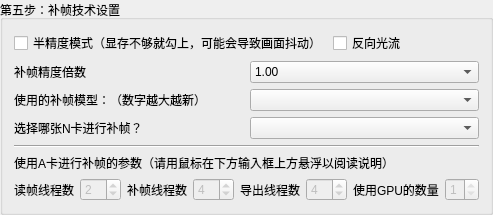
                 <widget class="QGroupBox" name="groupBox_6">
                  <property name="sizePolicy">
                   <sizepolicy hsizetype="Preferred" vsizetype="Minimum">
                    <horstretch>0</horstretch>
                    <verstretch>0</verstretch>
                   </sizepolicy>
                  </property>
                  <property name="title">
                   <string>第五步：补帧技术设置</string>
                  </property>
                  <layout class="QVBoxLayout" name="verticalLayout_7">
                   <item>
                    <layout class="QHBoxLayout" name="horizontalLayout_9">
                     <item>
                      <widget class="QCheckBox" name="FP16Checker">
                       <property name="acceptDrops">
                        <bool>true</bool>
                       </property>
                       <property name="toolTip">
                        <string>&lt;html&gt;&lt;head/&gt;&lt;body&gt;&lt;p&gt;处理高分辨率视频时，勾选此项可能会导致画面抖动&lt;/p&gt;&lt;/body&gt;&lt;/html&gt;</string>
                       </property>
                       <property name="text">
                        <string>半精度模式（显存不够就勾上，可能会导致画面抖动）</string>
                       </property>
                      </widget>
                     </item>
                     <item>
                      <widget class="QCheckBox" name="ReverseChecker">
                       <property name="toolTip">
                        <string>&lt;html&gt;&lt;head/&gt;&lt;body&gt;&lt;p&gt;将前一张图片作为补帧的参考，即，&lt;span style=&quot; font-weight:600;&quot;&gt;从后向前补&lt;/span&gt;。&lt;/p&gt;&lt;p&gt;会比正向光流更流畅，但会严重影响3D动画补帧的高速运动的画面质量&lt;/p&gt;&lt;/body&gt;&lt;/html&gt;</string>
                       </property>
                       <property name="text">
                        <string>反向光流</string>
                       </property>
                      </widget>
                     </item>
                    </layout>
                   </item>
                   <item>
                    <layout class="QHBoxLayout" name="horizontalLayout_10">
                     <item>
                      <widget class="QLabel" name="InterpScaleReminder">
                       <property name="toolTip">
                        <string>&lt;html&gt;&lt;head/&gt;&lt;body&gt;&lt;p&gt;值越低，画面细节撕裂越少，画面崩坏概率越高；&lt;/p&gt;&lt;p&gt;值越大，补帧速度越慢，物件消失问题越严重&lt;/p&gt;&lt;p&gt;不是越大或者越小越好&lt;/p&gt;&lt;p&gt;分辨率720p以下视频推荐&lt;span style=&quot; font-weight:600;&quot;&gt;1~2&lt;/span&gt;&lt;/p&gt;&lt;p&gt;分辨率4K及以上视频推荐&lt;span style=&quot; font-weight:600;&quot;&gt;0.25~0.5&lt;/span&gt;&lt;/p&gt;&lt;p&gt;&lt;span style=&quot; font-weight:600;&quot;&gt;其余推荐1.0&lt;/span&gt;&lt;/p&gt;&lt;/body&gt;&lt;/html&gt;</string>
                       </property>
                       <property name="text">
                        <string>补帧精度倍数  </string>
                       </property>
                       <property name="alignment">
                        <set>Qt::AlignLeading|Qt::AlignLeft|Qt::AlignVCenter</set>
                       </property>
                      </widget>
                     </item>
                     <item>
                      <widget class="MyComboBox" name="InterpScaleSelector">
                       <property name="currentText">
                        <string>1.00</string>
                       </property>
                       <item>
                        <property name="text">
                         <string>1.00</string>
                        </property>
                       </item>
                       <item>
                        <property name="text">
                         <string>0.25</string>
                        </property>
                       </item>
                       <item>
                        <property name="text">
                         <string>0.50</string>
                        </property>
                       </item>
                       <item>
                        <property name="text">
                         <string>2.00</string>
                        </property>
                       </item>
                       <item>
                        <property name="text">
                         <string>4.00</string>
                        </property>
                       </item>
                      </widget>
                     </item>
                    </layout>
                   </item>
                   <item>
                    <layout class="QHBoxLayout" name="horizontalLayout_11">
                     <item>
                      <widget class="QLabel" name="label_5">
                       <property name="toolTip">
                        <string>&lt;html&gt;&lt;head/&gt;&lt;body&gt;&lt;p&gt;默认情况下内置2.1~2.4四种模型&lt;/p&gt;&lt;p&gt;&lt;span style=&quot; font-weight:600;&quot;&gt;2.3表现最好，3D、2D通用&lt;/span&gt;&lt;/p&gt;&lt;p&gt;&lt;span style=&quot; font-weight:600;&quot;&gt;2.1最久远，可能有特别的优化效果&lt;/span&gt;&lt;/p&gt;&lt;p&gt;&lt;span style=&quot; font-weight:600;&quot;&gt;2.2中规中矩&lt;/span&gt;&lt;/p&gt;&lt;p&gt;&lt;span style=&quot; font-weight:600;&quot;&gt;2.4烂得一批&lt;/span&gt;&lt;/p&gt;&lt;/body&gt;&lt;/html&gt;</string>
                       </property>
                       <property name="text">
                        <string>使用的补帧模型：（数字越大越新）</string>
                       </property>
                       <property name="alignment">
                        <set>Qt::AlignLeading|Qt::AlignLeft|Qt::AlignVCenter</set>
                       </property>
                      </widget>
                     </item>
                     <item>
                      <widget class="MyComboBox" name="ModuleSelector">
                       <property name="toolTip">
                        <string>&lt;html&gt;&lt;head/&gt;&lt;body&gt;&lt;p&gt;默认情况下内置2.1~2.4四种模型&lt;/p&gt;&lt;p&gt;&lt;span style=&quot; font-weight:600;&quot;&gt;2.3表现最好，3D、2D通用&lt;/span&gt;&lt;/p&gt;&lt;p&gt;&lt;span style=&quot; font-weight:600;&quot;&gt;2.1最久远，可能有特别的优化效果&lt;/span&gt;&lt;/p&gt;&lt;p&gt;&lt;span style=&quot; font-weight:600;&quot;&gt;2.2中规中矩&lt;/span&gt;&lt;/p&gt;&lt;p&gt;&lt;span style=&quot; font-weight:600;&quot;&gt;2.4烂得一批&lt;/span&gt;&lt;/p&gt;&lt;/body&gt;&lt;/html&gt;</string>
                       </property>
                      </widget>
                     </item>
                    </layout>
                   </item>
                   <item>
                    <layout class="QHBoxLayout" name="horizontalLayout_8">
                     <item>
                      <widget class="QLabel" name="label_6">
                       <property name="text">
                        <string>选择哪张N卡进行补帧？</string>
                       </property>
                      </widget>
                     </item>
                     <item>
                      <widget class="MyComboBox" name="DiscreteCardSelector"/>
                     </item>
                    </layout>
                   </item>
                   <item>
                    <widget class="Line" name="line_2">
                     <property name="orientation">
                      <enum>Qt::Horizontal</enum>
                     </property>
                    </widget>
                   </item>
                   <item>
                    <widget class="QLabel" name="AMDParametersReminder">
                     <property name="text">
                      <string>使用A卡进行补帧的参数（请用鼠标在下方输入框上方悬浮以阅读说明）</string>
                     </property>
                    </widget>
                   </item>
                   <item>
                    <layout class="QHBoxLayout" name="horizontalLayout_13">
                     <item>
                      <widget class="QLabel" name="label_14">
                       <property name="sizePolicy">
                        <sizepolicy hsizetype="MinimumExpanding" vsizetype="Preferred">
                         <horstretch>0</horstretch>
                         <verstretch>0</verstretch>
                        </sizepolicy>
                       </property>
                       <property name="text">
                        <string>读帧线程数</string>
                       </property>
                      </widget>
                     </item>
                     <item>
                      <widget class="MySpinBox" name="ncnnReadThreadCnt">
                       <property name="enabled">
                        <bool>false</bool>
                       </property>
                       <property name="sizePolicy">
                        <sizepolicy hsizetype="MinimumExpanding" vsizetype="Fixed">
                         <horstretch>0</horstretch>
                         <verstretch>0</verstretch>
                        </sizepolicy>
                       </property>
                       <property name="value">
                        <number>2</number>
                       </property>
                      </widget>
                     </item>
                     <item>
                      <widget class="QLabel" name="label_8">
                       <property name="sizePolicy">
                        <sizepolicy hsizetype="MinimumExpanding" vsizetype="Preferred">
                         <horstretch>0</horstretch>
                         <verstretch>0</verstretch>
                        </sizepolicy>
                       </property>
                       <property name="text">
                        <string>补帧线程数</string>
                       </property>
                      </widget>
                     </item>
                     <item>
                      <widget class="MySpinBox" name="ncnnInterpThreadCnt">
                       <property name="enabled">
                        <bool>false</bool>
                       </property>
                       <property name="sizePolicy">
                        <sizepolicy hsizetype="MinimumExpanding" vsizetype="Fixed">
                         <horstretch>0</horstretch>
                         <verstretch>0</verstretch>
                        </sizepolicy>
                       </property>
                       <property name="value">
                        <number>4</number>
                       </property>
                      </widget>
                     </item>
                     <item>
                      <widget class="QLabel" name="label_10">
                       <property name="sizePolicy">
                        <sizepolicy hsizetype="MinimumExpanding" vsizetype="Preferred">
                         <horstretch>0</horstretch>
                         <verstretch>0</verstretch>
                        </sizepolicy>
                       </property>
                       <property name="text">
                        <string>导出线程数</string>
                       </property>
                      </widget>
                     </item>
                     <item>
                      <widget class="MySpinBox" name="ncnnOutputThreadCnt">
                       <property name="enabled">
                        <bool>false</bool>
                       </property>
                       <property name="sizePolicy">
                        <sizepolicy hsizetype="MinimumExpanding" vsizetype="Fixed">
                         <horstretch>0</horstretch>
                         <verstretch>0</verstretch>
                        </sizepolicy>
                       </property>
                       <property name="value">
                        <number>4</number>
                       </property>
                      </widget>
                     </item>
                     <item>
                      <widget class="QLabel" name="label_13">
                       <property name="sizePolicy">
                        <sizepolicy hsizetype="MinimumExpanding" vsizetype="Preferred">
                         <horstretch>0</horstretch>
                         <verstretch>0</verstretch>
                        </sizepolicy>
                       </property>
                       <property name="text">
                        <string>使用GPU的数量</string>
                       </property>
                      </widget>
                     </item>
                     <item>
                      <widget class="MySpinBox" name="ncnnGPUCnt">
                       <property name="enabled">
                        <bool>false</bool>
                       </property>
                       <property name="sizePolicy">
                        <sizepolicy hsizetype="MinimumExpanding" vsizetype="Fixed">
                         <horstretch>0</horstretch>
                         <verstretch>0</verstretch>
                        </sizepolicy>
                       </property>
                       <property name="minimum">
                        <number>1</number>
                       </property>
                       <property name="maximum">
                        <number>1</number>
                       </property>
                      </widget>
                     </item>
                    </layout>
                   </item>
                  </layout>
                 </widget>
